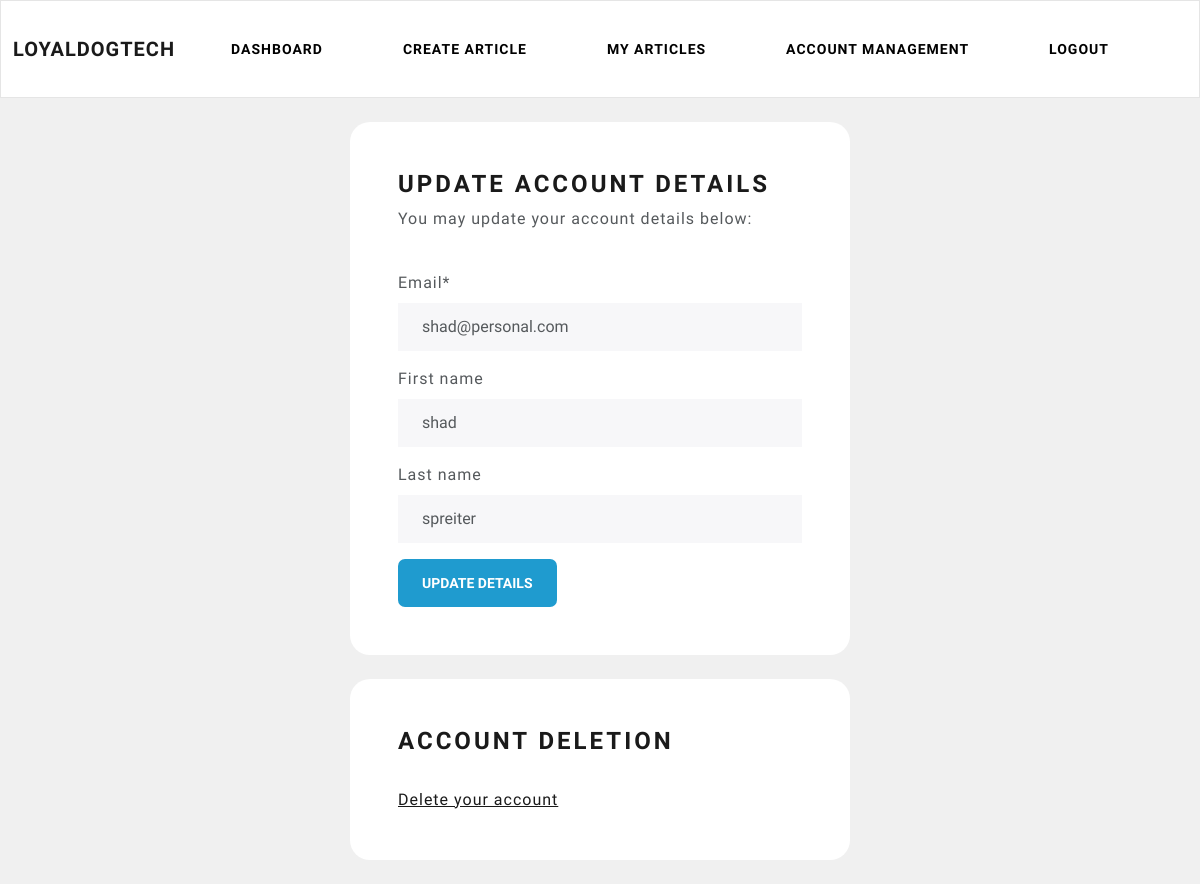
The page /software_engineer/account-management (signed in) on the database its author committed.
### account/models.py (models this page shows, shortened)
class CustomUser(AbstractBaseUser, PermissionsMixin):
    username = None
    email = models.EmailField(unique=True)
    first_name = models.CharField(max_length=80, blank=True)
    last_name = models.CharField(max_length=80, blank=True)
    is_staff = models.BooleanField(default=False)
    is_active = models.BooleanField(default=True)
    date_joined = models.DateTimeField(default=timezone.now)
    is_software_engineer = models.BooleanField(default=False, verbose_name='Are you a Software Engineer?')
    USERNAME_FIELD = 'email'
    REQUIRED_FIELDS = []
    objects = CustomUserManager()

### software_engineer/views.py (the view)
# urls.py: path('account-management', views.account_management, name='account-management'),
@login_required(login_url='my_login')
def account_management(request):
    form = UpdateUserForm(instance=request.user)
    if request.method == 'POST':
        form = UpdateUserForm(request.POST, instance=request.user)
        if form.is_valid():
            form.save()
            return redirect('software_engineer-dashboard')
    context = {'UpdateUserForm': form}
    return render(request, 'software_engineer/account-management.html', context)

### software_engineer/forms.py
class UpdateUserForm(ModelForm):
    password = None
    class Meta:
        model = CustomUser
        fields = ['email', 'first_name', 'last_name']
        exclude = ['password1', 'password2']

### software_engineer/templates/software_engineer/account-management.html (shortened to what this page needs)
{% extends 'software_engineer/navbar.html' %}
{% load crispy_forms_tags %}
{% block content %}
<!DOCTYPE html>
<html lang="en">
<head>
</head>
<body>
    <br>
    <div class="container bg-white shadow-md p-5 form-layout">
        <h3>Update account details</h3>
        <p>You may update your account details below:</p>
        <br>
        <form method="POST" autocomplete="off">
            {{UpdateUserForm|crispy}}
            <button type="submit" class="btn btn-info" style="border-radius: 7px;">Update details</button>
        </form>
    </div>
    <br>
    <div class="container bg-white shadow-md p-5 form-layout">
        <h3>Account Deletion</h3>
        <br>
        <a href="{% url 'delete-account' %}">Delete your account</a>
    </div>
    <br>
    {% endblock %}

### static/CSS/styles.css (style rules this page uses)
body { background-color: #f0f0f0; overflow-x: hidden; }
.form-layout { width: 500px; border-radius: 20px; }
.btn { border-radius: 20px; }

### rows shown on the page
CustomUser: email "shad@personal.com", first_name "shad", last_name "spreiter"
